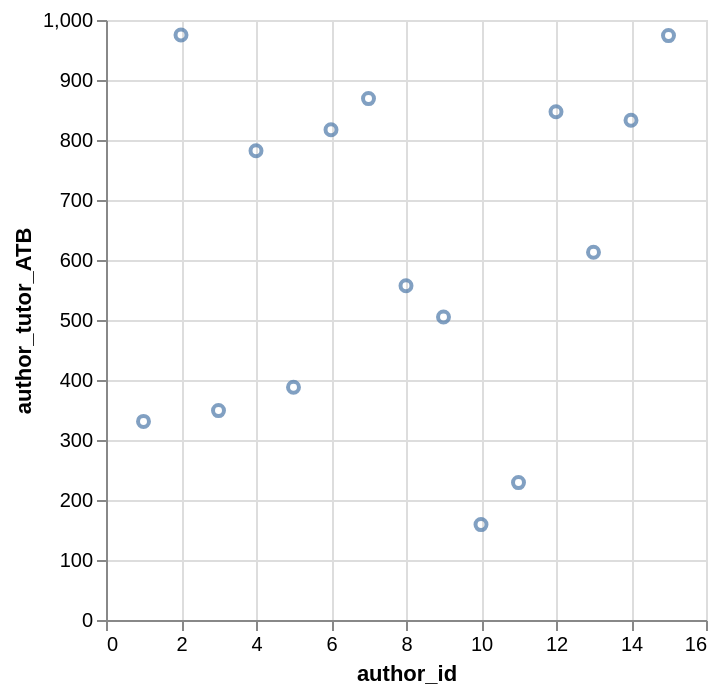

Describe this chart as a Vega-Lite specification.
### Vega-Lite specification from a JSON file in a GitHub repository (floating-point values rounded to 4 significant figures)
{"data": {"values": [{"x_data": 6, "y_data": 817}, {"x_data": 1, "y_data": 331}, {"x_data": 11, "y_data": 229}, {"x_data": 3, "y_data": 349}, {"x_data": 10, "y_data": 159}, {"x_data": 14, "y_data": 833}, {"x_data": 9, "y_data": 505}, {"x_data": 4, "y_data": 782}, {"x_data": 8, "y_data": 557}, {"x_data": 7, "y_data": 869}, {"x_data": 13, "y_data": 613}, {"x_data": 2, "y_data": 975}, {"x_data": 15, "y_data": 974}, {"x_data": 12, "y_data": 847}, {"x_data": 5, "y_data": 388}]}, "mark": "point", "encoding": {"x": {"field": "x_data", "type": "quantitative", "title": "author_id"}, "y": {"field": "y_data", "type": "quantitative", "title": "author_tutor_ATB"}}}
